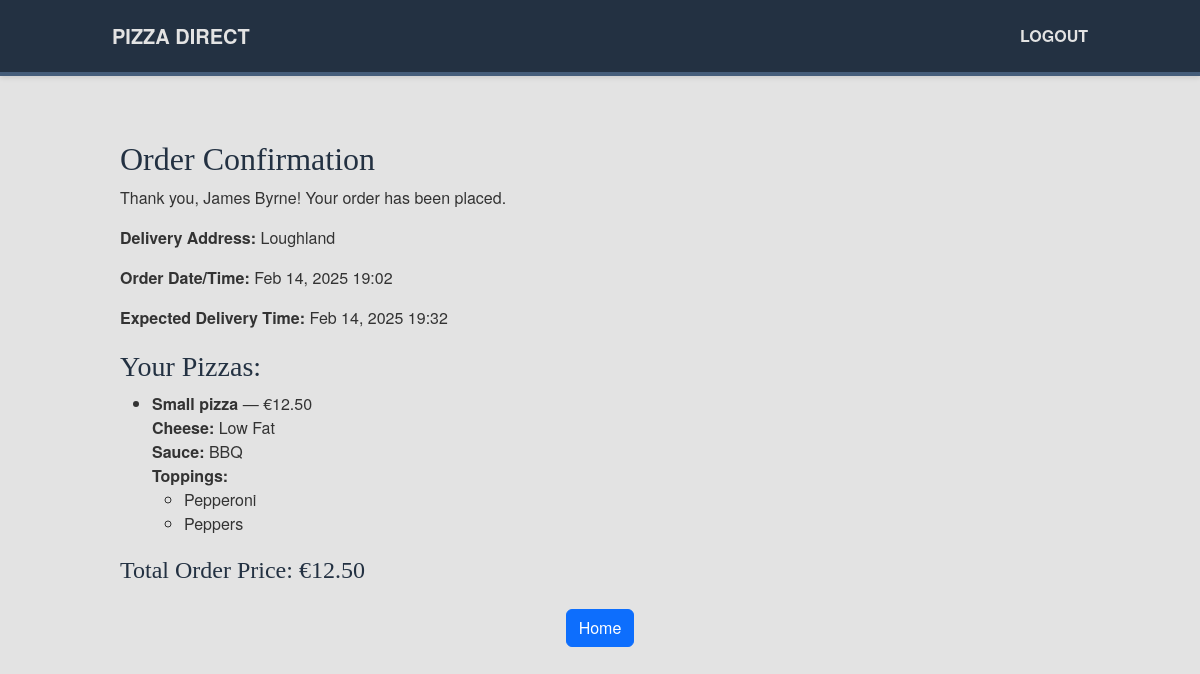
/order-confirmation/2/ (signed in), run on the app's committed database.
### pizza_app/models.py (models this page shows, shortened)
class Order(models.Model):
    user = models.ForeignKey(User, on_delete=models.CASCADE)
    pizzas = models.ManyToManyField(Pizza)
    customer_name = models.CharField(max_length=100)
    address = models.TextField()
    card_number = models.CharField(max_length=16)
    card_expiry_month = models.CharField(max_length=2)
    card_expiry_year = models.CharField(max_length=4)
    card_cvv = models.CharField(max_length=3)
    order_date = models.DateTimeField(default=timezone.now)
    @property
    def total_order_price(self):
        return sum(p.total_price for p in self.pizzas.all())
    @property
    def expected_delivery_time(self):
        return self.order_date + timedelta(minutes=30)

class Pizza(models.Model):
    size = models.ForeignKey(PizzaSize, on_delete=models.SET_NULL, null=True)
    crust = models.ForeignKey(Crust, on_delete=models.SET_NULL, null=True)
    sauce = models.ForeignKey(Sauce, on_delete=models.SET_NULL, null=True)
    cheese = models.ForeignKey(Cheese, on_delete=models.SET_NULL, null=True)
    toppings = models.ManyToManyField(Topping, blank=True)
    @property
    def total_price(self):
        total = Decimal('0.00')
        if self.size: total += self.size.price
        if self.crust: total += self.crust.price
        if self.sauce: total += self.sauce.price
        if self.cheese: total += self.cheese.price
        for t in self.toppings.all():
            total += t.price
        return total

class PizzaSize(models.Model):
    name = models.CharField(max_length=50)
    price = models.DecimalField(max_digits=6, decimal_places=2, default=Decimal('0.00'))
    def __str__(self):
        return self.name

class Crust(models.Model):
    name = models.CharField(max_length=50)
    price = models.DecimalField(max_digits=6, decimal_places=2, default=Decimal('0.00'))

class Sauce(models.Model):
    name = models.CharField(max_length=50)
    price = models.DecimalField(max_digits=6, decimal_places=2, default=Decimal('0.00'))
    def __str__(self):
        return self.name

class Cheese(models.Model):
    name = models.CharField(max_length=50)
    price = models.DecimalField(max_digits=6, decimal_places=2, default=Decimal('0.00'))
    def __str__(self):
        return self.name

class Topping(models.Model):
    name = models.CharField(max_length=50)
    price = models.DecimalField(max_digits=6, decimal_places=2, default=Decimal('0.00'))

### pizza_app/views.py (the view)
# urls.py: path('order-confirmation/<int:order_id>/', views.order_confirmation, name='order_confirmation'),
@login_required
def order_confirmation(request, order_id):
    order = get_object_or_404(Order, id=order_id, user=request.user)
    return render(request, 'order_confirmation.html', {'order': order})

### pizza_app/templates/order_confirmation.html
{% extends 'base.html' %}
{% block content %}
<h2>Order Confirmation</h2>
<p>Thank you, {{ order.customer_name }}! Your order has been placed.</p>
<p><strong>Delivery Address:</strong> {{ order.address }}</p>
<p><strong>Order Date/Time:</strong> {{ order.order_date|date:"M d, Y H:i" }}</p>
{% if order.expected_delivery_time %}
  <p><strong>Expected Delivery Time:</strong> {{ order.expected_delivery_time|date:"M d, Y H:i" }}</p>
{% endif %}
<h3>Your Pizzas:</h3>
<ul>
  {% for pizza in order.pizzas.all %}
    <li>
      <strong>{{ pizza.size }} pizza</strong> &mdash; €{{ pizza.total_price }}<br>
      <strong>Cheese:</strong> {{ pizza.cheese }}<br>
      <strong>Sauce:</strong> {{ pizza.sauce }}<br>
      {% if pizza.toppings.all %}
        <strong>Toppings:</strong>
        <ul>
          {% for topping in pizza.toppings.all %}
            <li>{{ topping.name }}</li>
          {% endfor %}
        </ul>
      {% else %}
        <em>No extra toppings</em>
      {% endif %}
    </li>
  {% endfor %}
</ul>
<h4>Total Order Price: €{{ order.total_order_price }}</h4>
<div class="text-center mt-4">
  <a href="{% url 'order_overview' %}" class="btn btn-primary">Home</a>
</div>
{% endblock %}

### pizza_app/static/css/my.css (style rules this page uses)
:root { --first-color: #233142; --second-color: #455d7a; --third-color: #f95959; --fourth-color: #e3e3e3; }
html, body { height: 100%; margin: 0; font-family: 'Helvetica Neue', Arial, sans-serif; background-color: var(--fourth-color); color: #333; }
h2, h3, h4 { font-family: Georgia, serif; color: var(--first-color); margin-top: 20px; }

### data on the page
Order: customer_name "James Byrne", address "Loughland", order_date "Feb 14, 2025 19:02", expected_delivery_time "Feb 14, 2025 19:32", total_order_price "12.50"
Pizza: size "Small", total_price "12.50", cheese "Low Fat", sauce "BBQ"
Topping: name "Pepperoni"
Topping: name "Peppers"
